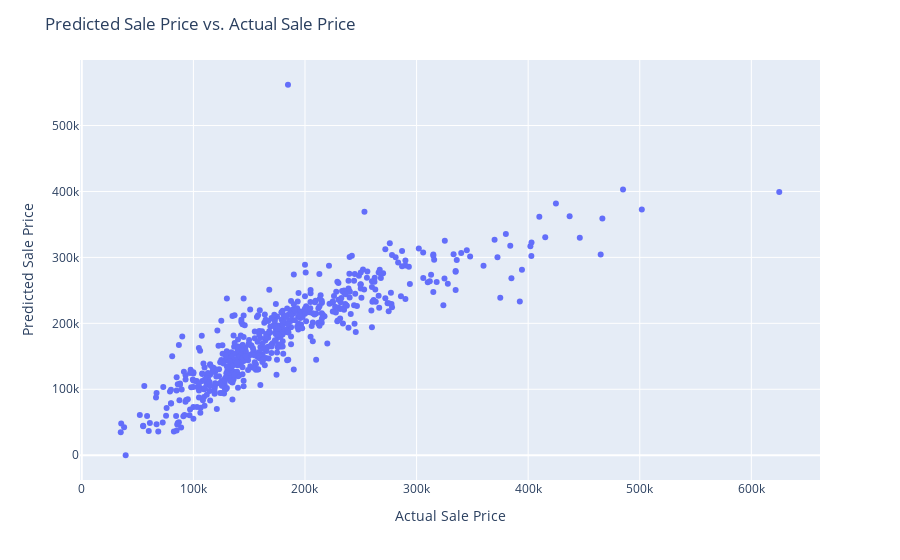

Notebook cell for this chart:
### Markdown cell above
----
# <center>Regression Analysis </center>
----

### Code cell
fig_2a = px.scatter(x=y_test, y=lr_mod.predict(X_test))

fig_2a.update_xaxes(title_text="Actual Sale Price")
fig_2a.update_yaxes(title_text="Predicted Sale Price")
fig_2a.update_layout(title_text="Predicted Sale Price vs. Actual Sale Price")
fig_2a.show()


print(f"Test set score: {lr_mod.score(X_test, y_test)}")

### Figure 1 — Plotly figure (JSON) as saved in the notebook; plotly's stock layout.template omitted (floating-point values rounded to 4 significant figures; data arrays with more than 128 entries replaced by an {"elided": "..."} marker saying what was removed)
{"data": [{"hovertemplate": "x=%{x}<br>y=%{y}<extra></extra>", "legendgroup": "", "marker": {"color": "#636efa", "symbol": "circle"}, "mode": "markers", "name": "", "orientation": "v", "showlegend": false, "type": "scatter", "x": {"elided": "584 int values"}, "xaxis": "x", "y": {"elided": "584 float values"}, "yaxis": "y"}], "layout": {"legend": {"tracegroupgap": 0}, "margin": {"t": 60}, "title": {"text": "Predicted Sale Price vs. Actual Sale Price"}, "xaxis": {"anchor": "y", "domain": [0, 1], "title": {"text": "Actual Sale Price"}}, "yaxis": {"anchor": "x", "domain": [0, 1], "title": {"text": "Predicted Sale Price"}}}}
